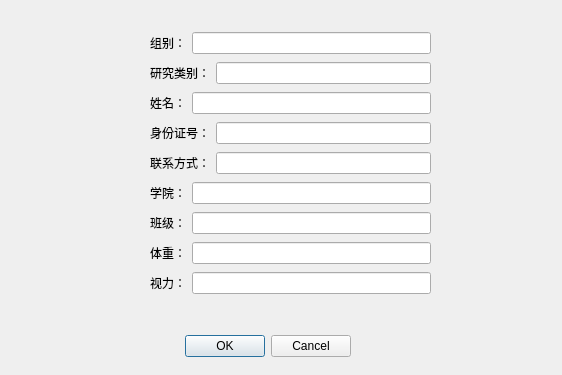
<?xml version="1.0" encoding="UTF-8"?>
<ui version="4.0">
 <class>TesterAddDialog</class>
 <widget class="QDialog" name="TesterAddDialog">
  <property name="geometry">
   <rect>
    <x>0</x>
    <y>0</y>
    <width>562</width>
    <height>375</height>
   </rect>
  </property>
  <property name="windowTitle">
   <string>新增被试</string>
  </property>
  <widget class="QDialogButtonBox" name="buttonBox">
   <property name="geometry">
    <rect>
     <x>10</x>
     <y>330</y>
     <width>341</width>
     <height>32</height>
    </rect>
   </property>
   <property name="orientation">
    <enum>Qt::Horizontal</enum>
   </property>
   <property name="standardButtons">
    <set>QDialogButtonBox::Cancel|QDialogButtonBox::Ok</set>
   </property>
  </widget>
  <widget class="QWidget" name="verticalLayoutWidget">
   <property name="geometry">
    <rect>
     <x>150</x>
     <y>30</y>
     <width>281</width>
     <height>271</height>
    </rect>
   </property>
   <layout class="QVBoxLayout" name="verticalLayout">
    <item>
     <layout class="QHBoxLayout" name="horizontalLayout">
      <item>
       <widget class="QLabel" name="label">
        <property name="text">
         <string>组别：</string>
        </property>
       </widget>
      </item>
      <item>
       <widget class="QLineEdit" name="lineEdit"/>
      </item>
     </layout>
    </item>
    <item>
     <layout class="QHBoxLayout" name="horizontalLayout_2">
      <item>
       <widget class="QLabel" name="label_2">
        <property name="text">
         <string>研究类别：</string>
        </property>
       </widget>
      </item>
      <item>
       <widget class="QLineEdit" name="lineEdit_2"/>
      </item>
     </layout>
    </item>
    <item>
     <layout class="QHBoxLayout" name="horizontalLayout_3">
      <item>
       <widget class="QLabel" name="label_3">
        <property name="text">
         <string>姓名：</string>
        </property>
       </widget>
      </item>
      <item>
       <widget class="QLineEdit" name="lineEdit_3"/>
      </item>
     </layout>
    </item>
    <item>
     <layout class="QHBoxLayout" name="horizontalLayout_4">
      <item>
       <widget class="QLabel" name="label_4">
        <property name="text">
         <string>身份证号：</string>
        </property>
       </widget>
      </item>
      <item>
       <widget class="QLineEdit" name="lineEdit_4"/>
      </item>
     </layout>
    </item>
    <item>
     <layout class="QHBoxLayout" name="horizontalLayout_5">
      <item>
       <widget class="QLabel" name="label_5">
        <property name="text">
         <string>联系方式：</string>
        </property>
       </widget>
      </item>
      <item>
       <widget class="QLineEdit" name="lineEdit_5"/>
      </item>
     </layout>
    </item>
    <item>
     <layout class="QHBoxLayout" name="horizontalLayout_6">
      <item>
       <widget class="QLabel" name="label_6">
        <property name="text">
         <string>学院：</string>
        </property>
       </widget>
      </item>
      <item>
       <widget class="QLineEdit" name="lineEdit_6"/>
      </item>
     </layout>
    </item>
    <item>
     <layout class="QHBoxLayout" name="horizontalLayout_7">
      <item>
       <widget class="QLabel" name="label_7">
        <property name="text">
         <string>班级：</string>
        </property>
       </widget>
      </item>
      <item>
       <widget class="QLineEdit" name="lineEdit_7"/>
      </item>
     </layout>
    </item>
    <item>
     <layout class="QHBoxLayout" name="horizontalLayout_8">
      <item>
       <widget class="QLabel" name="label_8">
        <property name="text">
         <string>体重：</string>
        </property>
       </widget>
      </item>
      <item>
       <widget class="QLineEdit" name="lineEdit_8"/>
      </item>
     </layout>
    </item>
    <item>
     <layout class="QHBoxLayout" name="horizontalLayout_9">
      <item>
       <widget class="QLabel" name="label_9">
        <property name="text">
         <string>视力：</string>
        </property>
       </widget>
      </item>
      <item>
       <widget class="QLineEdit" name="lineEdit_9"/>
      </item>
     </layout>
    </item>
   </layout>
  </widget>
 </widget>
 <resources/>
 <connections>
  <connection>
   <sender>buttonBox</sender>
   <signal>accepted()</signal>
   <receiver>TesterAddDialog</receiver>
   <slot>accept()</slot>
   <hints>
    <hint type="sourcelabel">
     <x>248</x>
     <y>254</y>
    </hint>
    <hint type="destinationlabel">
     <x>157</x>
     <y>274</y>
    </hint>
   </hints>
  </connection>
  <connection>
   <sender>buttonBox</sender>
   <signal>rejected()</signal>
   <receiver>TesterAddDialog</receiver>
   <slot>reject()</slot>
   <hints>
    <hint type="sourcelabel">
     <x>316</x>
     <y>260</y>
    </hint>
    <hint type="destinationlabel">
     <x>286</x>
     <y>274</y>
    </hint>
   </hints>
  </connection>
 </connections>
</ui>
